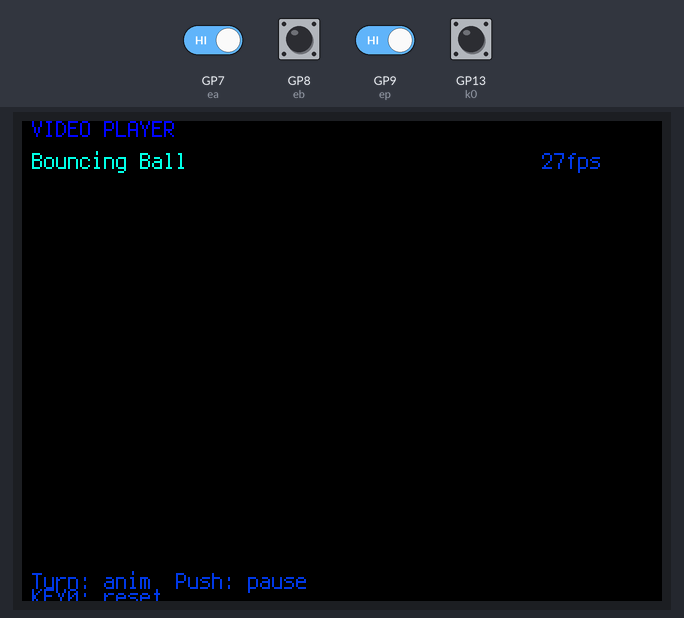
A program run on a simulated Raspberry Pi Pico running CircuitPython. On the bench: 320×240 colour display. The inputs (shaded band) are chosen by the test bench; at power-on: GP7 (ea), GP8 (eb), GP9 (ep), GP13 (k0) HIGH. Random numbers come from a fixed seed; the interpreter's speed is modelled, so counts of loop turns are approximate; library files of the repository ran but are not shown: adafruit_st7789.py; what the program prints to the serial console is not drawn.

Above: at 2.4 s.
2.5 s: GP7 (ea) driven LOW and GP9 (ep) driven LOW
At 2.5 s:
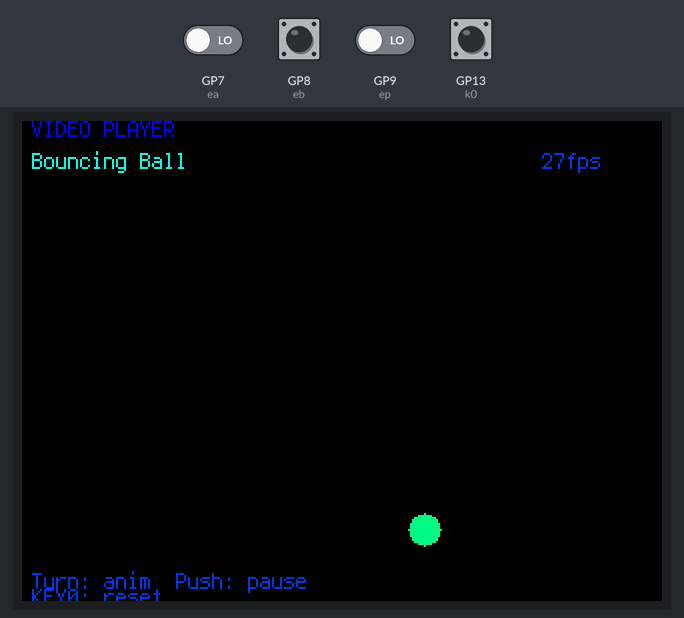
At 3.3 s:
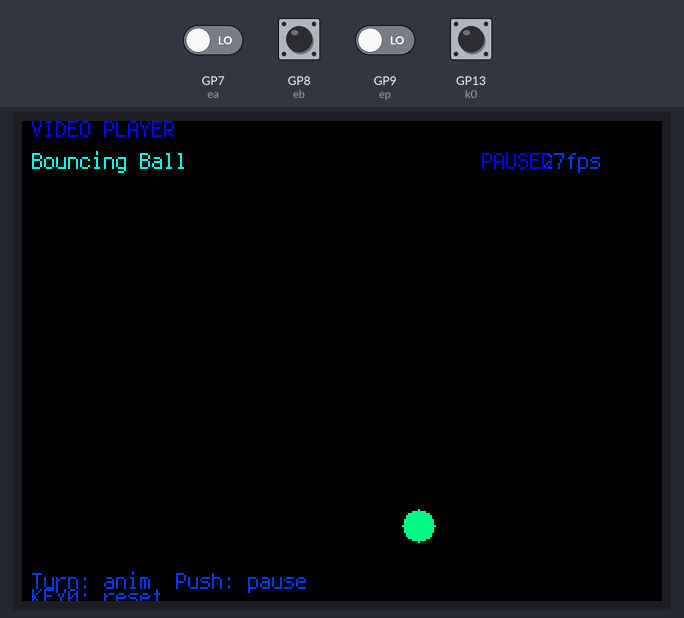
Timing chart, 0 to 5.5 s (numbered marks = the images above; inputs shaded):
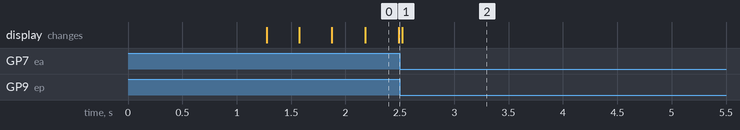

The program:

video_player.py
```python
# Pico 2W — Mini Video Player (fast)
# ================================================================
# Plays short procedural animations on the ST7789 TFT.
# Uses efficient buffer fills for smooth playback.
#
# Controls:
#   Turn encoder: switch animation
#   Push: play/pause
#   KEY0: reset
#
# Pinout:
#   TFT: SCK=GP2, MOSI=GP3, CS=GP4, DC=GP5, RES=GP6
#   EC11: A=GP7, B=GP8, Push=GP9
#   KEY0: GP13
# ================================================================

import time
import board
import busio
import displayio
import terminalio
import digitalio
import random
import math
from fourwire import FourWire
from adafruit_st7789 import ST7789
from adafruit_display_text import label

# ── Pin Assignments ────────────────────────────────────────────────────
TFT_SCK  = board.GP2
TFT_MOSI = board.GP3
TFT_CS   = board.GP4
TFT_DC   = board.GP5
TFT_RES  = board.GP6
ENC_A    = board.GP7
ENC_B    = board.GP8
ENC_PUSH = board.GP9
KEY0     = board.GP13

W, H = 320, 240

# ── Colours (RGB565) ───────────────────────────────────────────────────
def rgb(r,g,b): return ((r&0xF8)<<8)|((g&0xFC)<<3)|(b>>3)
BLACK=rgb(0,0,0); WHITE=rgb(255,255,255); CYAN=rgb(0,255,255)
YELLOW=rgb(255,255,0); GREEN=rgb(0,255,0); RED=rgb(255,0,0)
BLUE=rgb(0,0,255); GRAY=rgb(100,100,100); DG=rgb(60,60,60)

# ══════════════════════════════════════════════════════════════════════
#  Init TFT
# ══════════════════════════════════════════════════════════════════════
print("Init TFT...")
displayio.release_displays()
spi = busio.SPI(TFT_SCK, TFT_MOSI)
dbus = FourWire(spi, command=TFT_DC, chip_select=TFT_CS, reset=TFT_RES)
disp = ST7789(dbus, width=W, height=H, rotation=270)

# ══════════════════════════════════════════════════════════════════════
#  Init Encoder
# ══════════════════════════════════════════════════════════════════════
print("Init encoder...")
ea=digitalio.DigitalInOut(ENC_A);ea.direction=digitalio.Direction.INPUT;ea.pull=digitalio.Pull.UP
eb=digitalio.DigitalInOut(ENC_B);eb.direction=digitalio.Direction.INPUT;eb.pull=digitalio.Pull.UP
ep=digitalio.DigitalInOut(ENC_PUSH);ep.direction=digitalio.Direction.INPUT;ep.pull=digitalio.Pull.UP
k0=digitalio.DigitalInOut(KEY0);k0.direction=digitalio.Direction.INPUT;k0.pull=digitalio.Pull.UP
TT={(0,1):1,(0,2):-1,(1,0):-1,(1,3):1,(2,0):1,(2,3):-1,(3,1):-1,(3,2):1}
es=(ea.value<<1)|eb.value;els=es;ec=0;epv=ep.value;k0v=k0.value;lrt=0;lpt=0;lkt=0
def rd():
    global els,ec,epv,k0v,lrt,lpt,lkt
    n=time.monotonic();a=ea.value;b=eb.value;cs=(a<<1)|b
    if cs!=els:
        d=TT.get((els,cs),0);els=cs
        if d:
            ec+=d
            if abs(ec)>=4:
                ec=0
                if (n-lrt)>0.012:lrt=n;return d
    pv=ep.value
    if pv!=epv:
        epv=pv
        if not pv and (n-lpt)>0.3:lpt=n;return 99
    kv=k0.value
    if kv!=k0v:
        k0v=kv
        if not kv and (n-lkt)>0.3:lkt=n;return 98
    return 0

# ══════════════════════════════════════════════════════════════════════
#  Build UI
# ══════════════════════════════════════════════════════════════════════

g=displayio.Group()
g.append(label.Label(terminalio.FONT,text="VIDEO PLAYER",color=CYAN,x=5,y=4))
tl=label.Label(terminalio.FONT,text="",color=YELLOW,x=5,y=20); g.append(tl)
fl=label.Label(terminalio.FONT,text="",color=DG,x=260,y=20); g.append(fl)
pl=label.Label(terminalio.FONT,text="",color=GREEN,x=230,y=20); g.append(pl)

# Video bitmap
bmp=displayio.Bitmap(W,H,256)
pal=displayio.Palette(256)
for i in range(256): pal[i]=rgb(min(255,i*2),min(255,i),i//2) if i<200 else rgb(255,200-i+50,0)
g.append(displayio.TileGrid(bmp,pixel_shader=pal,x=0,y=36))
g.append(label.Label(terminalio.FONT,text="Turn: anim  Push: pause",color=DG,x=5,y=230))
g.append(label.Label(terminalio.FONT,text="KEY0: reset",color=DG,x=5,y=238))
disp.root_group=g
print("TFT ready.")

# ══════════════════════════════════════════════════════════════════════
#  Fast drawing helpers
# ══════════════════════════════════════════════════════════════════════

def fill(c):
    """Fast full-screen fill."""
    for x in range(W):
        for y in range(H):
            bmp[x,y]=c

def hline(y,x1,x2,c):
    """Fast horizontal line."""
    if y<0 or y>=H: return
    x1=max(0,x1); x2=min(W-1,x2)
    for x in range(x1,x2+1): bmp[x,y]=c

def vline(x,y1,y2,c):
    """Fast vertical line."""
    if x<0 or x>=W: return
    y1=max(0,y1); y2=min(H-1,y2)
    for y in range(y1,y2+1): bmp[x,y]=c

def rect(x,y,w,h,c):
    """Fill rectangle."""
    for ix in range(max(0,x),min(W,x+w)):
        for iy in range(max(0,y),min(H,y+h)):
            bmp[ix,iy]=c

def circle(cx,cy,r,c):
    """Filled circle using scanline fill."""
    for y in range(max(0,cy-r),min(H,cy+r+1)):
        dy=y-cy
        dx=int((r*r-dy*dy)**0.5) if r*r>=dy*dy else 0
        for x in range(max(0,cx-dx),min(W,cx+dx+1)):
            bmp[x,y]=c

# ══════════════════════════════════════════════════════════════════════
#  Animations (generators yielding after each frame)
# ══════════════════════════════════════════════════════════════════════

NAMES=["Bouncing Ball","Waves","Rainbow Bars","Maze","Fire"]

# 1. Bouncing ball with trail
def anim_ball():
    bx,by=W//2,H//2; bvx,bvy=3,2
    px,py=0,0; r=8
    f=0
    while True:
        # Erase old ball position (small rect)
        rect(px-r,py-r,r*2+1,r*2+1,0)
        # Draw ball
        circle(bx,by,r,200+(f%55))
        px,py=bx,by
        bx+=bvx;by+=bvy
        if bx<=r or bx>=W-r: bvx=-bvx
        if by<=r or by>=H-r: bvy=-bvy
        bx=max(r,min(W-r,bx))
        by=max(r,min(H-r,by))
        yield; f+=1

# 2. Sine waves (fast hline)
def anim_waves():
    t=0
    while True:
        fill(0)
        for y in range(H):
            s1=int(W//2+math.sin((y+t)*0.1)*40)
            s2=int(W//2+math.sin((y*2+t)*0.08)*20)
            hline(y,max(0,s1-10),min(W,s1+10),50+(y%200))
            hline(y,max(0,s2-5),min(W,s2+5),200-(y%150))
        yield; t+=1

# 3. Rainbow bars (hline fills)
def anim_bars():
    t=0
    while True:
        t+=1
        for y in range(0,H,4):
            c=(y+t*2)%256
            hline(y,0,W-1,c)
            if y+1<H: hline(y+1,0,W-1,c)
        yield

# 4. Color spiral (rectangular version)
def anim_maze():
    t=0
    while True:
        t+=1
        fill(0)
        for i in range(20):
            r=i*12+int(math.sin(t*0.1+i*0.3)*8)
            x=W//2-r; y=H//2-r; s=r*2
            color=(i*12+t*5)%256
            rect(x,y,s,2,color)
            rect(x,y,2,s,color)
            rect(x,y+s,s,2,color)
            rect(x+s,y,2,s,color)
        yield

# 5. Fire effect (hline-based)
def anim_fire():
    buf=[0]*W
    t=0
    while True:
        t+=1
        # Scroll up
        for y in range(H-1,0,-1):
            for x in range(W):
                c=bmp[x,y-1]
                bmp[x,y]=max(0,c-1)
        # New row at bottom
        for x in range(W):
            v=random.randint(0,255)
            bmp[x,H-1]=v
        yield

ANIMS=[anim_ball,anim_waves,anim_bars,anim_maze,anim_fire]

# ══════════════════════════════════════════════════════════════════════
#  Main Loop
# ══════════════════════════════════════════════════════════════════════

idx=0; play=True; gen=None; fc=0; lft=time.monotonic(); ffc=0; fps=0

def start(i):
    global idx,gen,fc
    idx=i%len(ANIMS)
    tl.text=NAMES[idx]
    fc=0; gen=ANIMS[idx]()
    fill(0)

print("Starting...")
start(0)

while True:
    ev=rd()
    if ev==1 and not play:
        start((idx+1)%len(ANIMS)); play=True; pl.text=""
    elif ev==-1 and not play:
        start((idx-1)%len(ANIMS)); play=True; pl.text=""
    elif ev==99:
        play=not play; pl.text="" if play else "PAUSED"
        if play: start(idx)
    elif ev==98:
        start(idx); play=True; pl.text=""

    if play and gen:
        try: next(gen); fc+=1
        except StopIteration: gen=ANIMS[idx]()

        ffc+=1
        n=time.monotonic()
        if n-lft>=2:
            fps=ffc/(n-lft)
            fl.text=f"{int(fps)}fps"
            print(f"{NAMES[idx]}: {int(fps)}fps")
            ffc=0; lft=n

    time.sleep(0.005)
```
